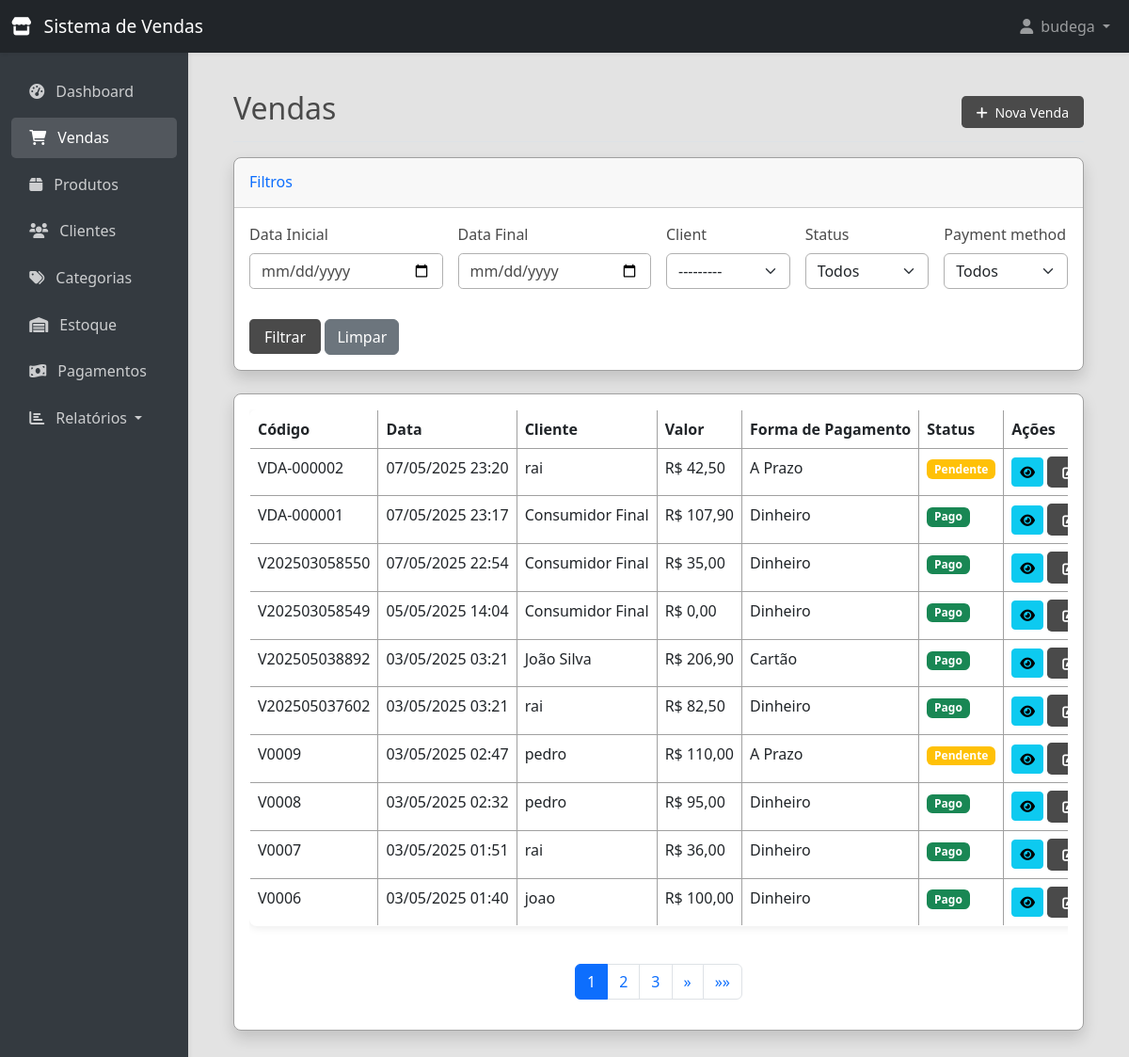
The app's page /sales/ (signed in) with its own data.
### store/models.py (models this page shows, shortened)
class Sale(models.Model):
    STATUS_CHOICES = (
        ('pago', 'Pago'),
        ('pendente', 'Pendente'),
        ('cancelado', 'Cancelado'),
    )
    PAYMENT_CHOICES = (
        ('dinheiro', 'Dinheiro'),
        ('cartao', 'Cartão'),
        ('pix', 'PIX'),
        ('prazo', 'A Prazo'),
        ('outro', 'Outro'),
    )
    code = models.CharField(max_length=20, unique=True, verbose_name="Código")
    client = models.ForeignKey(Client, on_delete=models.PROTECT, related_name='sales', null=True, blank=True, verbose_name="Cliente")
    date = models.DateTimeField(default=timezone.now, verbose_name="Data e Hora")
    total_amount = models.DecimalField(max_digits=10, decimal_places=2, default=0, validators=[MinValueValidator(0)], verbose_name="Valor Total")
    payment_method = models.CharField(max_length=20, choices=PAYMENT_CHOICES, default='dinheiro', verbose_name="Forma de Pagamento")
    status = models.CharField(max_length=20, choices=STATUS_CHOICES, default='pago', verbose_name="Status")
    notes = models.TextField(blank=True, null=True, verbose_name="Observações")
    created_at = models.DateTimeField(auto_now_add=True, verbose_name="Data de Registro")
    updated_at = models.DateTimeField(auto_now=True, verbose_name="Última Atualização")
    class Meta:
        verbose_name = "Venda"
        verbose_name_plural = "Vendas"
        ordering = ['-date']

class Client(models.Model):
    code = models.CharField(max_length=20, unique=True, verbose_name="Código")
    name = models.CharField(max_length=100, verbose_name="Nome")
    cpf_cnpj = models.CharField(max_length=20, blank=True, null=True, verbose_name="CPF/CNPJ")
    phone = models.CharField(max_length=20, verbose_name="Telefone")
    address = models.TextField(blank=True, null=True, verbose_name="Endereço")
    email = models.EmailField(blank=True, null=True, verbose_name="E-mail")
    credit_limit = models.DecimalField(max_digits=10, decimal_places=2, default=0, validators=[MinValueValidator(0)], verbose_name="Limite de Crédito")
    created_at = models.DateTimeField(auto_now_add=True, verbose_name="Data de Cadastro")
    updated_at = models.DateTimeField(auto_now=True, verbose_name="Última Atualização")
    class Meta:
        verbose_name = "Cliente"
        verbose_name_plural = "Clientes"
        ordering = ['name']
    def __str__(self):
        return f"{self.code} - {self.name}"

### store/views.py (the view)
# urls.py: path('sales/', views.sale_list, name='sale_list'),
@login_required
def sale_list(request):
    form = SaleSearchForm(request.GET)
    sales = Sale.objects.all()
    if form.is_valid():
        start_date = form.cleaned_data.get('start_date')
        end_date = form.cleaned_data.get('end_date')
        client = form.cleaned_data.get('client')
        status = form.cleaned_data.get('status')
        payment_method = form.cleaned_data.get('payment_method')
        if start_date:
            sales = sales.filter(date__gte=timezone.datetime.combine(start_date, timezone.datetime.min.time()))
        if end_date:
            sales = sales.filter(date__lte=timezone.datetime.combine(end_date, timezone.datetime.max.time()))
        if client:
            sales = sales.filter(client=client)
        if status:
            sales = sales.filter(status=status)
        if payment_method:
            sales = sales.filter(payment_method=payment_method)
    paginator = Paginator(sales, 10)
    page_number = request.GET.get('page')
    page_obj = paginator.get_page(page_number)
    return render(request, 'store/sale/list.html', {'page_obj': page_obj, 'form': form})

### store/forms.py
class SaleSearchForm(forms.Form):
    start_date = forms.DateField(required=False, widget=forms.DateInput(attrs={'type': 'date', 'class': 'form-control'}))
    end_date = forms.DateField(required=False, widget=forms.DateInput(attrs={'type': 'date', 'class': 'form-control'}))
    client = forms.ModelChoiceField(queryset=Client.objects.all(), required=False, widget=forms.Select(attrs={'class': 'form-select'}))
    status = forms.ChoiceField(choices=[('', 'Todos')] + list(Sale.STATUS_CHOICES), required=False, widget=forms.Select(attrs={'class': 'form-select'}))
    payment_method = forms.ChoiceField(choices=[('', 'Todos')] + list(Sale.PAYMENT_CHOICES), required=False, widget=forms.Select(attrs={'class': 'form-select'}))

### templates/store/sale/list.html (shortened to what this page needs)
{% extends 'base.html' %}
{% load crispy_forms_tags %}
{% block content %}
<div class="d-flex justify-content-between flex-wrap flex-md-nowrap align-items-center pt-3 pb-2 mb-3 border-bottom">
    <h1 class="h2">Vendas</h1>
    <div class="btn-toolbar mb-2 mb-md-0">
        <a href="{% url 'sale_create' %}" class="btn btn-sm btn-primary">
            <i class="fas fa-plus me-1"></i> Nova Venda
        </a>
    </div>
</div>
<div class="card shadow mb-4">
    <div class="card-header py-3">
        <h6 class="m-0 font-weight-bold text-primary">Filtros</h6>
    </div>
    <div class="card-body">
        <form method="get" class="row g-3">
            <div class="col-md-3">
                <label for="start_date" class="form-label">Data Inicial</label>
                <input type="date" id="start_date" name="start_date" value="{{ form.start_date.value|date:'Y-m-d' }}" class="form-control">
            </div>
            <div class="col-md-3">
                <label for="end_date" class="form-label">Data Final</label>
                <input type="date" id="end_date" name="end_date" value="{{ form.end_date.value|date:'Y-m-d' }}" class="form-control">
            </div>
            <div class="col-md-2">
                {{ form.client|as_crispy_field }}
            </div>
            <div class="col-md-2">
                {{ form.status|as_crispy_field }}
            </div>
            <div class="col-md-2">
                {{ form.payment_method|as_crispy_field }}
            </div>
            <div class="col-md-12">
                <button type="submit" class="btn btn-primary">Filtrar</button>
                <a href="{% url 'sale_list' %}" class="btn btn-secondary">Limpar</a>
            </div>
        </form>
    </div>
</div>
<div class="card shadow mb-4">
    <div class="card-body">
        <div class="table-responsive">
            <table class="table table-bordered table-hover">
                <thead>
                    <tr>
                        <th>Código</th>
                        <th>Data</th>
                        <th>Cliente</th>
                        <th>Valor</th>
                        <th>Forma de Pagamento</th>
                        <th>Status</th>
                        <th>Ações</th>
                    </tr>
                </thead>
                <tbody>
                    {% for sale in page_obj %}
                    <tr>
                        <td>{{ sale.code }}</td>
                        <td>{{ sale.date|date:"d/m/Y H:i" }}</td>
                        <td>{{ sale.client.name|default:"Consumidor Final" }}</td>
                        <td>R$ {{ sale.total_amount|floatformat:2 }}</td>
                        <td>{{ sale.get_payment_method_display }}</td>
                        <td>
                            {% if sale.status == 'pago' %}
                            <span class="badge bg-success">Pago</span>
                            {% elif sale.status == 'pendente' %}
                            <span class="badge bg-warning">Pendente</span>
                            {% else %}
                            <span class="badge bg-danger">Cancelado</span>
                            {% endif %}
                        </td>
                        <td>
                            <a href="{% url 'sale_detail' sale.id %}" class="btn btn-sm btn-info">
                                <i class="fas fa-eye"></i>
                            </a>
                            <a href="{% url 'sale_update' sale.id %}" class="btn btn-sm btn-primary">
                                <i class="fas fa-edit"></i>
                            </a>
                        </td>
                    </tr>
                    {% empty %}
                    <tr>
                        <td colspan="7" class="text-center">Nenhuma venda encontrada.</td>
                    </tr>
                    {% endfor %}
                </tbody>
            </table>
        </div>
        {% if page_obj.has_other_pages %}
        <nav aria-label="Page navigation">
            <ul class="pagination justify-content-center mt-4">
                {% for num in page_obj.paginator.page_range %}
                    {% if page_obj.number == num %}
                    <li class="page-item active"><a class="page-link" href="#">{{ num }}</a></li>
                    {% elif num > page_obj.number|add:'-3' and num < page_obj.number|add:'3' %}
                    <li class="page-item"><a class="page-link" href="?page={{ num }}{% for key, value in request.GET.items %}{% if key != 'page' %}&{{ key }}={{ value }}{% endif %}{% endfor %}">{{ num }}</a></li>
                    {% endif %}
                {% endfor %}
                {% if page_obj.has_next %}
                <li class="page-item">
                    <a class="page-link" href="?page={{ page_obj.next_page_number }}{% for key, value in request.GET.items %}{% if key != 'page' %}&{{ key }}={{ value }}{% endif %}{% endfor %}" aria-label="Next">
                        <span aria-hidden="true">&raquo;</span>
                    </a>
                </li>
                <li class="page-item">
                    <a class="page-link" href="?page={{ page_obj.paginator.num_pages }}{% for key, value in request.GET.items %}{% if key != 'page' %}&{{ key }}={{ value }}{% endif %}{% endfor %}" aria-label="Last">
                        <span aria-hidden="true">&raquo;&raquo;</span>
                    </a>
                </li>
                {% endif %}
            </ul>
        </nav>
        {% endif %}
    </div>
</div>
{% endblock %}

### templates/base.html (shortened to what this page needs)
<!DOCTYPE html>
<html lang="pt-br">
<head>
    <link href="https://cdn.jsdelivr.net/npm/bootstrap@5.3.0-alpha1/dist/css/bootstrap.min.css" rel="stylesheet">
    <link rel="stylesheet" href="https://cdnjs.cloudflare.com/ajax/libs/font-awesome/6.0.0/css/all.min.css">
</head>
<body>
    <nav class="navbar navbar-expand-lg navbar-dark bg-dark">
        <div class="container-fluid">
            <a class="navbar-brand" href="{% url 'dashboard' %}">
                <i class="fas fa-store me-2"></i>
                Sistema de Vendas
            </a>
            <div class="collapse navbar-collapse" id="navbarNav">
                <ul class="navbar-nav ms-auto">
                    {% if user.is_authenticated %}
                    <li class="nav-item dropdown">
                        <a class="nav-link dropdown-toggle" href="#" id="userDropdown" role="button" data-bs-toggle="dropdown">
                            <i class="fas fa-user me-1"></i> {{ user.username }}
                        </a>
                    </li>
                    {% else %}
                    <li class="nav-item">
                        <a class="nav-link" href="{% url 'login' %}">Entrar</a>
                    </li>
                    {% endif %}
                </ul>
            </div>
        </div>
    </nav>
    <div class="container-fluid">
        <div class="row">
            {% if user.is_authenticated %}
            <div class="col-md-3 col-lg-2 d-md-block sidebar" id="sidebar">
                <div class="position-sticky pt-3">
                    <ul class="nav flex-column">
                        <li class="nav-item">
                            <a class="nav-link {% if request.path == '/' %}active{% endif %}" href="{% url 'dashboard' %}">
                                <i class="fas fa-tachometer-alt me-2"></i> Dashboard
                            </a>
                        </li>
                        <li class="nav-item">
                            <a class="nav-link {% if '/sales/' in request.path %}active{% endif %}" href="{% url 'sale_list' %}">
                                <i class="fas fa-shopping-cart me-2"></i> Vendas
                            </a>
                        </li>
                        <li class="nav-item">
                            <a class="nav-link {% if '/products/' in request.path %}active{% endif %}" href="{% url 'product_list' %}">
                                <i class="fas fa-box me-2"></i> Produtos
                            </a>
                        </li>
                        <li class="nav-item">
                            <a class="nav-link {% if '/clients/' in request.path %}active{% endif %}" href="{% url 'client_list' %}">
                                <i class="fas fa-users me-2"></i> Clientes
                            </a>
                        </li>
                        <li class="nav-item">
                            <a class="nav-link {% if '/categories/' in request.path %}active{% endif %}" href="{% url 'category_list' %}">
                                <i class="fas fa-tags me-2"></i> Categorias
                            </a>
                        </li>
                        <li class="nav-item">
                            <a class="nav-link {% if '/stock/' in request.path %}active{% endif %}" href="{% url 'stock_movement_list' %}">
                                <i class="fas fa-warehouse me-2"></i> Estoque
                            </a>
                        </li>
                        <li class="nav-item">
                            <a class="nav-link {% if '/payments/' in request.path %}active{% endif %}" href="{% url 'payment_list' %}">
                                <i class="fas fa-money-bill-wave me-2"></i> Pagamentos
                            </a>
                        </li>
                        <li class="nav-item dropdown">
                            <a class="nav-link dropdown-toggle {% if '/reports/' in request.path %}active{% endif %}"
                               href="#" id="reportsDropdown" role="button" data-bs-toggle="dropdown">
                                <i class="fas fa-chart-bar me-2"></i> Relatórios
                            </a>
                        </li>
                    </ul>
                </div>
            </div>
            <main class="col-md-9 ms-sm-auto col-lg-10 px-md-4">
            {% else %}
            <main class="col-12">
            {% endif %}
                <div class="content">
                    {% block content %}{% endblock %}
                </div>
            </main>
        </div>
    </div>
</body>
</html>

### templates/base.html (style rules this page uses)
:root { --primary-color: #4a4a4a; --secondary-color: #6c757d; --success-color: #28a745; --warning-color: #ffc107; --danger-color: #dc3545; --dark-color: #343a40; --light-color: #f8f9fa; --card-bg: #ffffff; --card-shadow: 0 2px 8px rgba(0,0,0,0.08); --card-border: #a0a0a0; --input-bg: #ffffff; --input-border: #b0b0b0; --input-shadow: 0 0 0 2px rgba(108,117,125,0.1); }
body { font-family: system-ui, -apple-system, BlinkMacSystemFont, 'Segoe UI', Roboto, Oxygen, Ubuntu, Cantarell, sans-serif; background-color: #e3e3e3; color: #4a4a4a; }
.navbar { background-color: var(--dark-color); box-shadow: 0 2px 4px rgba(0,0,0,0.05); }
.navbar-brand { font-weight: 500; font-size: 1.2rem; }
.sidebar { min-height: calc(100vh - 56px); background-color: var(--dark-color); box-shadow: 2px 0 4px rgba(0,0,0,0.05); transition: transform 0.3s ease-in-out; }
.sidebar .nav-link { color: rgba(255, 255, 255, 0.75); padding: 0.6rem 1.2rem; margin: 0.2rem 0; border-radius: 0.3rem; transition: all 0.2s ease; }
.sidebar .nav-link.active { color: #fff; background-color: rgba(255, 255, 255, 0.15); }
.content { padding: 1.5rem; }
.card { border: 1px solid var(--card-border); border-radius: 0.5rem; background-color: var(--card-bg); box-shadow: var(--card-shadow); transition: box-shadow 0.2s ease; }
.table { background: var(--card-bg); border-radius: 0.5rem; overflow: hidden; box-shadow: var(--card-shadow); border: 1px solid var(--card-border); }
.table th, .table td { border-color: var(--card-border); white-space: nowrap; }
.btn-primary { background-color: var(--primary-color); border: none; padding: 0.4rem 1rem; border-radius: 0.3rem; font-weight: 500; }
.form-control, select { background-color: var(--input-bg) !important; border: 1px solid var(--input-border) !important; border-radius: 0.3rem; font-weight: 400; color: var(--primary-color); }
label { font-weight: 500; color: var(--primary-color); }

### records on screen
Sale: code "VDA-000002", date "07/05/2025 23:20", client.name "rai", total_amount "42,50", payment_method "A Prazo", status "Pendente"
Sale: code "VDA-000001", date "07/05/2025 23:17", client.name "Consumidor Final", total_amount "107,90", payment_method "Dinheiro", status "Pago"
Sale: code "V202503058550", date "07/05/2025 22:54", client.name "Consumidor Final", total_amount "35,00", payment_method "Dinheiro", status "Pago"
Sale: code "V202503058549", date "05/05/2025 14:04", client.name "Consumidor Final", total_amount "0,00", payment_method "Dinheiro", status "Pago"
Sale: code "V202505038892", date "03/05/2025 03:21", client.name "João Silva", total_amount "206,90", payment_method "Cartão", status "Pago"
Sale: code "V202505037602", date "03/05/2025 03:21", client.name "rai", total_amount "82,50", payment_method "Dinheiro", status "Pago"
Sale: code "V0009", date "03/05/2025 02:47", client.name "pedro", total_amount "110,00", payment_method "A Prazo", status "Pendente"
Sale: code "V0008", date "03/05/2025 02:32", client.name "pedro", total_amount "95,00", payment_method "Dinheiro", status "Pago"
Sale: code "V0007", date "03/05/2025 01:51", client.name "rai", total_amount "36,00", payment_method "Dinheiro", status "Pago"
Sale: code "V0006", date "03/05/2025 01:40", client.name "joao", total_amount "100,00", payment_method "Dinheiro", status "Pago"

### other values on screen
{{ user.username }} "budega"
{{ num }} "1"
{{ num }} "2" "3"
